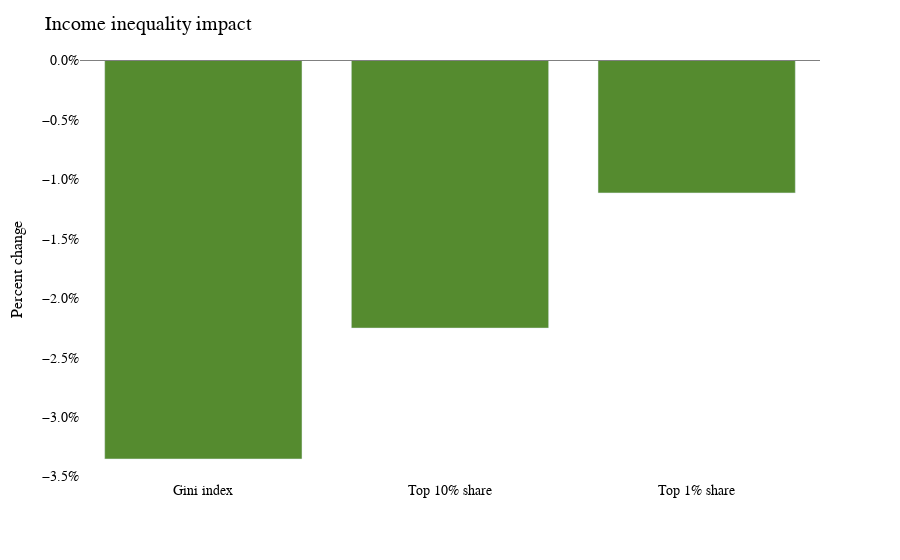

Here is the notebook cell this chart was saved with:
### Markdown cell above
Nevertheless, the carbon dividend would substantially reduce income inequality on a net basis.
For example, the Gini index, a comprehensive measure of inequality, would fall 3.4%

### Code cell
read_chart(analysis, "inequality_chart")

### Figure 1 — Plotly figure (JSON) as saved in the notebook; plotly's stock layout.template omitted (floating-point values rounded to 4 significant figures)
{"data": [{"alignmentgroup": "True", "customdata": [["<b>Gini index falls 3.4%</b><br> from 0.336 to 0.325"], ["<b>Top 10% share falls 2.3%</b><br> from 27.3% to 26.7%"], ["<b>Top 1% share falls 1.1%</b><br> from 8.1% to 8.1%"]], "hovertemplate": "%{customdata[0]}<extra></extra>", "legendgroup": "", "marker": {"color": ["#558B2F", "#558B2F", "#558B2F"], "pattern": {"shape": ""}}, "name": "", "offsetgroup": "", "orientation": "v", "showlegend": false, "textposition": "auto", "type": "bar", "x": ["Gini index", "Top 10% share", "Top 1% share"], "xaxis": "x", "y": [-0.03353, -0.02252, -0.01115], "yaxis": "y"}], "layout": {"barmode": "relative", "font": {"color": "Black", "family": "Ubuntu"}, "hoverlabel": {"align": "right", "font": {"family": "Ubuntu"}}, "legend": {"tracegroupgap": 0}, "margin": {"t": 60}, "paper_bgcolor": "white", "plot_bgcolor": "white", "shapes": [{"line": {"color": "grey", "width": 1}, "type": "line", "x0": 0, "x1": 1, "xref": "paper", "y0": 0, "y1": 0, "yref": "y"}], "title": {"font": {"size": 20}, "text": "Income inequality impact"}, "xaxis": {"anchor": "y", "domain": [0, 1], "tickfont": {"size": 14}, "title": {"font": {"color": "black", "size": 16}}}, "yaxis": {"anchor": "x", "domain": [0, 1], "tickfont": {"size": 14}, "tickformat": ".1%", "title": {"font": {"color": "black", "size": 16}, "text": "Percent change"}}}}
